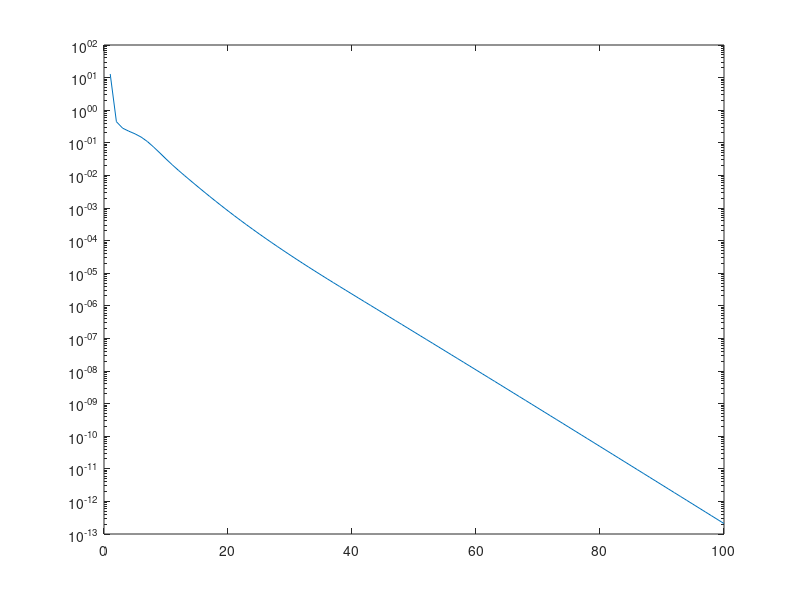

Write MATLAB code to recreate this figure.
I = 100; T = 1000; J = 10;
Aw = max(0, randn(I,J));
Xw = max(0, randn(J,T));

Y = Aw*Xw;

A = rand(size(Y,1), J);
X = rand(J, size(Y,2));

MaxIter = 100;
for k = 1:MaxIter
	A = max(0, Y*X'*inv(X*X'));
	A = A*diag(1./sum(A,1));
	X = max(0, inv(A'*A)*A'*Y);
	res(k) = norm(Y-A*X, 'fro')/norm(Y,'fro');
end

figure
semilogy(res)